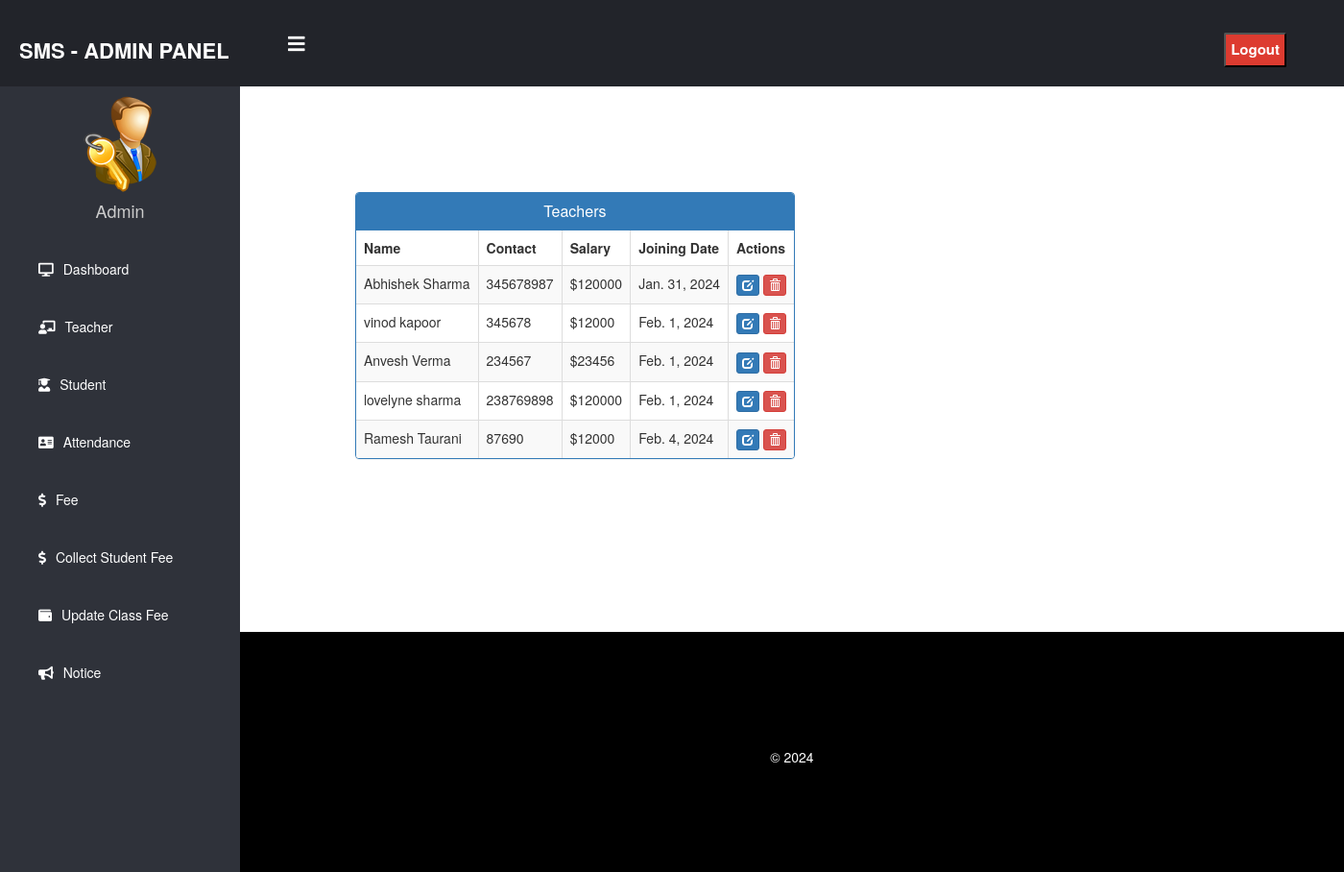
The app's page /admin-view-teacher (signed in) with its own data.
### school/models.py (models this page shows, shortened)
class TeacherExtra(models.Model):
    user=models.OneToOneField(User,on_delete=models.CASCADE)
    salary = models.PositiveIntegerField(null=False)
    joindate=models.DateField(auto_now_add=True)
    mobile = models.CharField(max_length=40)
    status=models.BooleanField(default=False)
    @property
    def get_name(self):
        return self.user.first_name+" "+self.user.last_name

### school/views.py (the view)
# urls.py: path('admin-view-teacher', views.admin_view_teacher_view,name='admin-view-teacher'),
@login_required(login_url='adminlogin')
@user_passes_test(is_admin)
def admin_view_teacher_view(request):
    teachers=models.TeacherExtra.objects.all().filter(status=True)
    return render(request,'school/admin_view_teacher.html',{'teachers':teachers})

### school/views.py (called while the page is built)
def is_admin(user):
    return user.groups.filter(name='ADMIN').exists()

### templates/school/admin_view_teacher.html (shortened to what this page needs)
{% extends 'school/adminbase.html' %}
{% block content %}
<head>
  <link href="//netdna.bootstrapcdn.com/bootstrap/3.0.0/css/bootstrap.min.css" rel="stylesheet" id="bootstrap-css">
</head>
<div class="container">
    	<div class="row" >
				<div class="panel panel-primary">
					<div class="panel-heading">
						<h6 class="panel-title">Teachers</h6>
					</div>
					<table class="table table-hover table-striped table-bordered" id="dev-table">
            <thead>
                <tr>
                    <th>Name</th>
                    <th>Contact</th>
                    <th>Salary</th>
                    <th>Joining Date</th>
                    <th>Actions</th>
                </tr>
            </thead>
            {% for t in teachers %}
              <tr>
                  <td> {{t.get_name}}</td>
                  <td>{{t.mobile}}</td>
                  <td>${{t.salary}}</td>
                  <td>{{t.joindate}}</td>
                  <td><a class="btn btn-primary btn-xs" href="{% url 'update-teacher' t.id  %}"  ><span class="glyphicon glyphicon-edit"></span></a>
                  <a class="btn btn-danger btn-xs" href="{% url 'delete-teacher-from-school' t.id  %}"  ><span class="glyphicon glyphicon-trash"></span></a></td>
              </tr>
            {% endfor %}
					</table>
				</div>
				</div>
			</div>
{% endblock content %}

### templates/school/admin_view_teacher.html (style rules this page uses)
a:link { text-decoration: none; }
h6 { text-align:center; }
.row { margin:100px; }

### records on screen
TeacherExtra: get_name "Abhishek Sharma", mobile "345678987", salary "120000", joindate "Jan. 31, 2024"
TeacherExtra: get_name "vinod kapoor", mobile "345678", salary "12000", joindate "Feb. 1, 2024"
TeacherExtra: get_name "Anvesh Verma", mobile "234567", salary "23456", joindate "Feb. 1, 2024"
TeacherExtra: get_name "lovelyne sharma", mobile "238769898", salary "120000", joindate "Feb. 1, 2024"
TeacherExtra: get_name "Ramesh Taurani", mobile "87690", salary "12000", joindate "Feb. 4, 2024"
